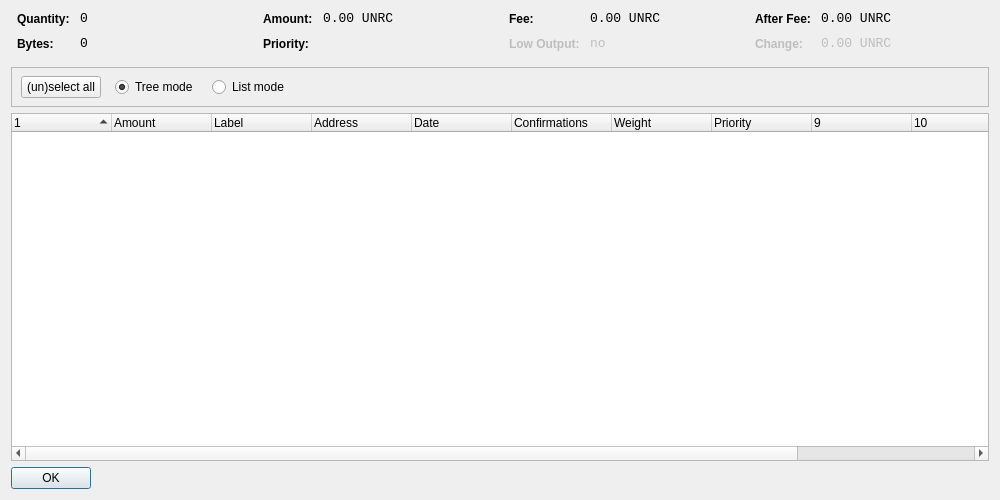
<?xml version="1.0" encoding="UTF-8"?>
<ui version="4.0">
 <class>CoinControlDialog</class>
 <widget class="QWidget" name="CoinControlDialog">
  <property name="geometry">
   <rect>
    <x>0</x>
    <y>0</y>
    <width>1000</width>
    <height>500</height>
   </rect>
  </property>
  <property name="windowTitle">
   <string>Coin Control</string>
  </property>
  <layout class="QVBoxLayout" name="verticalLayout">
   <item>
    <layout class="QHBoxLayout" name="horizontalLayoutTop" stretch="0,0,0,0">
     <property name="topMargin">
      <number>0</number>
     </property>
     <property name="bottomMargin">
      <number>10</number>
     </property>
     <item>
      <layout class="QFormLayout" name="formLayoutCoinControl1">
       <property name="horizontalSpacing">
        <number>10</number>
       </property>
       <property name="verticalSpacing">
        <number>10</number>
       </property>
       <property name="leftMargin">
        <number>6</number>
       </property>
       <property name="rightMargin">
        <number>6</number>
       </property>
       <item row="0" column="0">
        <widget class="QLabel" name="labelCoinControlQuantityText">
         <property name="styleSheet">
          <string notr="true">font-weight:bold;</string>
         </property>
         <property name="text">
          <string>Quantity:</string>
         </property>
        </widget>
       </item>
       <item row="0" column="1">
        <widget class="QLabel" name="labelCoinControlQuantity">
         <property name="font">
          <font>
           <family>Monospace</family>
           <pointsize>10</pointsize>
          </font>
         </property>
         <property name="cursor">
          <cursorShape>IBeamCursor</cursorShape>
         </property>
         <property name="contextMenuPolicy">
          <enum>Qt::ActionsContextMenu</enum>
         </property>
         <property name="text">
          <string notr="true">0</string>
         </property>
         <property name="textInteractionFlags">
          <set>Qt::LinksAccessibleByMouse|Qt::TextSelectableByKeyboard|Qt::TextSelectableByMouse</set>
         </property>
        </widget>
       </item>
       <item row="1" column="0">
        <widget class="QLabel" name="labelCoinControlBytesText">
         <property name="styleSheet">
          <string notr="true">font-weight:bold;</string>
         </property>
         <property name="text">
          <string>Bytes:</string>
         </property>
        </widget>
       </item>
       <item row="1" column="1">
        <widget class="QLabel" name="labelCoinControlBytes">
         <property name="font">
          <font>
           <family>Monospace</family>
           <pointsize>10</pointsize>
          </font>
         </property>
         <property name="cursor">
          <cursorShape>IBeamCursor</cursorShape>
         </property>
         <property name="contextMenuPolicy">
          <enum>Qt::ActionsContextMenu</enum>
         </property>
         <property name="text">
          <string notr="true">0</string>
         </property>
         <property name="textInteractionFlags">
          <set>Qt::LinksAccessibleByMouse|Qt::TextSelectableByKeyboard|Qt::TextSelectableByMouse</set>
         </property>
        </widget>
       </item>
      </layout>
     </item>
     <item>
      <layout class="QFormLayout" name="formLayoutCoinControl2">
       <property name="horizontalSpacing">
        <number>10</number>
       </property>
       <property name="verticalSpacing">
        <number>10</number>
       </property>
       <property name="leftMargin">
        <number>6</number>
       </property>
       <property name="rightMargin">
        <number>6</number>
       </property>
       <item row="0" column="0">
        <widget class="QLabel" name="labelCoinControlAmountText">
         <property name="styleSheet">
          <string notr="true">font-weight:bold;</string>
         </property>
         <property name="text">
          <string>Amount:</string>
         </property>
        </widget>
       </item>
       <item row="0" column="1">
        <widget class="QLabel" name="labelCoinControlAmount">
         <property name="font">
          <font>
           <family>Monospace</family>
           <pointsize>10</pointsize>
          </font>
         </property>
         <property name="cursor">
          <cursorShape>IBeamCursor</cursorShape>
         </property>
         <property name="contextMenuPolicy">
          <enum>Qt::ActionsContextMenu</enum>
         </property>
         <property name="text">
          <string notr="true">0.00 UNRC</string>
         </property>
         <property name="textInteractionFlags">
          <set>Qt::LinksAccessibleByMouse|Qt::TextSelectableByKeyboard|Qt::TextSelectableByMouse</set>
         </property>
        </widget>
       </item>
       <item row="1" column="0">
        <widget class="QLabel" name="labelCoinControlPriorityText">
         <property name="styleSheet">
          <string notr="true">font-weight:bold;</string>
         </property>
         <property name="text">
          <string>Priority:</string>
         </property>
        </widget>
       </item>
       <item row="1" column="1">
        <widget class="QLabel" name="labelCoinControlPriority">
         <property name="font">
          <font>
           <family>Monospace</family>
           <pointsize>10</pointsize>
          </font>
         </property>
         <property name="cursor">
          <cursorShape>IBeamCursor</cursorShape>
         </property>
         <property name="contextMenuPolicy">
          <enum>Qt::ActionsContextMenu</enum>
         </property>
         <property name="text">
          <string/>
         </property>
         <property name="textInteractionFlags">
          <set>Qt::LinksAccessibleByMouse|Qt::TextSelectableByKeyboard|Qt::TextSelectableByMouse</set>
         </property>
        </widget>
       </item>
      </layout>
     </item>
     <item>
      <layout class="QFormLayout" name="formLayoutCoinControl3">
       <property name="horizontalSpacing">
        <number>10</number>
       </property>
       <property name="verticalSpacing">
        <number>10</number>
       </property>
       <property name="leftMargin">
        <number>6</number>
       </property>
       <property name="rightMargin">
        <number>6</number>
       </property>
       <item row="0" column="0">
        <widget class="QLabel" name="labelCoinControlFeeText">
         <property name="styleSheet">
          <string notr="true">font-weight:bold;</string>
         </property>
         <property name="text">
          <string>Fee:</string>
         </property>
        </widget>
       </item>
       <item row="0" column="1">
        <widget class="QLabel" name="labelCoinControlFee">
         <property name="font">
          <font>
           <family>Monospace</family>
           <pointsize>10</pointsize>
          </font>
         </property>
         <property name="cursor">
          <cursorShape>IBeamCursor</cursorShape>
         </property>
         <property name="contextMenuPolicy">
          <enum>Qt::ActionsContextMenu</enum>
         </property>
         <property name="text">
          <string notr="true">0.00 UNRC</string>
         </property>
         <property name="textInteractionFlags">
          <set>Qt::LinksAccessibleByMouse|Qt::TextSelectableByKeyboard|Qt::TextSelectableByMouse</set>
         </property>
        </widget>
       </item>
       <item row="1" column="0">
        <widget class="QLabel" name="labelCoinControlLowOutputText">
         <property name="enabled">
          <bool>false</bool>
         </property>
         <property name="styleSheet">
          <string notr="true">font-weight:bold;</string>
         </property>
         <property name="text">
          <string>Low Output:</string>
         </property>
        </widget>
       </item>
       <item row="1" column="1">
        <widget class="QLabel" name="labelCoinControlLowOutput">
         <property name="enabled">
          <bool>false</bool>
         </property>
         <property name="font">
          <font>
           <family>Monospace</family>
           <pointsize>10</pointsize>
          </font>
         </property>
         <property name="cursor">
          <cursorShape>IBeamCursor</cursorShape>
         </property>
         <property name="contextMenuPolicy">
          <enum>Qt::ActionsContextMenu</enum>
         </property>
         <property name="text">
          <string>no</string>
         </property>
         <property name="textInteractionFlags">
          <set>Qt::LinksAccessibleByMouse|Qt::TextSelectableByKeyboard|Qt::TextSelectableByMouse</set>
         </property>
        </widget>
       </item>
      </layout>
     </item>
     <item>
      <layout class="QFormLayout" name="formLayoutCoinControl4">
       <property name="horizontalSpacing">
        <number>10</number>
       </property>
       <property name="verticalSpacing">
        <number>10</number>
       </property>
       <property name="leftMargin">
        <number>6</number>
       </property>
       <property name="rightMargin">
        <number>6</number>
       </property>
       <item row="0" column="0">
        <widget class="QLabel" name="labelCoinControlAfterFeeText">
         <property name="styleSheet">
          <string notr="true">font-weight:bold;</string>
         </property>
         <property name="text">
          <string>After Fee:</string>
         </property>
        </widget>
       </item>
       <item row="0" column="1">
        <widget class="QLabel" name="labelCoinControlAfterFee">
         <property name="font">
          <font>
           <family>Monospace</family>
           <pointsize>10</pointsize>
          </font>
         </property>
         <property name="cursor">
          <cursorShape>IBeamCursor</cursorShape>
         </property>
         <property name="contextMenuPolicy">
          <enum>Qt::ActionsContextMenu</enum>
         </property>
         <property name="text">
          <string notr="true">0.00 UNRC</string>
         </property>
         <property name="textInteractionFlags">
          <set>Qt::LinksAccessibleByMouse|Qt::TextSelectableByKeyboard|Qt::TextSelectableByMouse</set>
         </property>
        </widget>
       </item>
       <item row="1" column="0">
        <widget class="QLabel" name="labelCoinControlChangeText">
         <property name="enabled">
          <bool>false</bool>
         </property>
         <property name="styleSheet">
          <string notr="true">font-weight:bold;</string>
         </property>
         <property name="text">
          <string>Change:</string>
         </property>
        </widget>
       </item>
       <item row="1" column="1">
        <widget class="QLabel" name="labelCoinControlChange">
         <property name="enabled">
          <bool>false</bool>
         </property>
         <property name="font">
          <font>
           <family>Monospace</family>
           <pointsize>10</pointsize>
          </font>
         </property>
         <property name="cursor">
          <cursorShape>IBeamCursor</cursorShape>
         </property>
         <property name="contextMenuPolicy">
          <enum>Qt::ActionsContextMenu</enum>
         </property>
         <property name="text">
          <string notr="true">0.00 UNRC</string>
         </property>
         <property name="textInteractionFlags">
          <set>Qt::LinksAccessibleByMouse|Qt::TextSelectableByKeyboard|Qt::TextSelectableByMouse</set>
         </property>
        </widget>
       </item>
      </layout>
     </item>
    </layout>
   </item>
   <item>
    <widget class="QFrame" name="frame">
     <property name="minimumSize">
      <size>
       <width>0</width>
       <height>40</height>
      </size>
     </property>
     <property name="frameShape">
      <enum>QFrame::StyledPanel</enum>
     </property>
     <property name="frameShadow">
      <enum>QFrame::Sunken</enum>
     </property>
     <widget class="QWidget" name="horizontalLayoutWidget">
      <property name="geometry">
       <rect>
        <x>10</x>
        <y>0</y>
        <width>781</width>
        <height>41</height>
       </rect>
      </property>
      <layout class="QHBoxLayout" name="horizontalLayoutPanel" stretch="0,0,0,0">
       <property name="spacing">
        <number>14</number>
       </property>
       <item>
        <widget class="QPushButton" name="pushButtonSelectAll">
         <property name="sizePolicy">
          <sizepolicy hsizetype="Maximum" vsizetype="Fixed">
           <horstretch>0</horstretch>
           <verstretch>0</verstretch>
          </sizepolicy>
         </property>
         <property name="text">
          <string>(un)select all</string>
         </property>
        </widget>
       </item>
       <item>
        <widget class="QRadioButton" name="radioTreeMode">
         <property name="sizePolicy">
          <sizepolicy hsizetype="Maximum" vsizetype="Fixed">
           <horstretch>0</horstretch>
           <verstretch>0</verstretch>
          </sizepolicy>
         </property>
         <property name="text">
          <string>Tree mode</string>
         </property>
         <property name="checked">
          <bool>true</bool>
         </property>
        </widget>
       </item>
       <item>
        <widget class="QRadioButton" name="radioListMode">
         <property name="sizePolicy">
          <sizepolicy hsizetype="Maximum" vsizetype="Fixed">
           <horstretch>0</horstretch>
           <verstretch>0</verstretch>
          </sizepolicy>
         </property>
         <property name="text">
          <string>List mode</string>
         </property>
        </widget>
       </item>
       <item>
        <spacer name="horizontalSpacer">
         <property name="orientation">
          <enum>Qt::Horizontal</enum>
         </property>
         <property name="sizeHint" stdset="0">
          <size>
           <width>40</width>
           <height>20</height>
          </size>
         </property>
        </spacer>
       </item>
      </layout>
     </widget>
    </widget>
   </item>
   <item>
    <widget class="CoinControlTreeWidget" name="treeWidget">
     <property name="contextMenuPolicy">
      <enum>Qt::CustomContextMenu</enum>
     </property>
     <property name="sortingEnabled">
      <bool>false</bool>
     </property>
     <property name="columnCount">
      <number>12</number>
     </property>
     <attribute name="headerShowSortIndicator" stdset="0">
      <bool>true</bool>
     </attribute>
     <attribute name="headerStretchLastSection">
      <bool>false</bool>
     </attribute>
     <column>
      <property name="text">
       <string/>
      </property>
     </column>
     <column>
      <property name="text">
       <string>Amount</string>
      </property>
     </column>
     <column>
      <property name="text">
       <string>Label</string>
      </property>
     </column>
     <column>
      <property name="text">
       <string>Address</string>
      </property>
     </column>
     <column>
      <property name="text">
       <string>Date</string>
      </property>
     </column>
     <column>
      <property name="text">
       <string>Confirmations</string>
      </property>
      <property name="toolTip">
       <string>Confirmed</string>
      </property>
     </column>
     <column>
      <property name="text">
       <string>Weight</string>
      </property>
     </column>
     <column>
      <property name="text">
       <string>Priority</string>
      </property>
     </column>
     <column>
      <property name="text">
       <string/>
      </property>
     </column>
     <column>
      <property name="text">
       <string/>
      </property>
     </column>
     <column>
      <property name="text">
       <string/>
      </property>
     </column>
     <column>
      <property name="text">
       <string/>
      </property>
     </column>
    </widget>
   </item>
   <item>
    <widget class="QDialogButtonBox" name="buttonBox">
     <property name="sizePolicy">
      <sizepolicy hsizetype="Maximum" vsizetype="Fixed">
       <horstretch>0</horstretch>
       <verstretch>0</verstretch>
      </sizepolicy>
     </property>
     <property name="orientation">
      <enum>Qt::Horizontal</enum>
     </property>
     <property name="standardButtons">
      <set>QDialogButtonBox::Ok</set>
     </property>
    </widget>
   </item>
  </layout>
 </widget>
 <customwidgets>
  <customwidget>
   <class>CoinControlTreeWidget</class>
   <extends>QTreeWidget</extends>
   <header>coincontroltreewidget.h</header>
  </customwidget>
 </customwidgets>
 <resources/>
 <connections/>
</ui>
